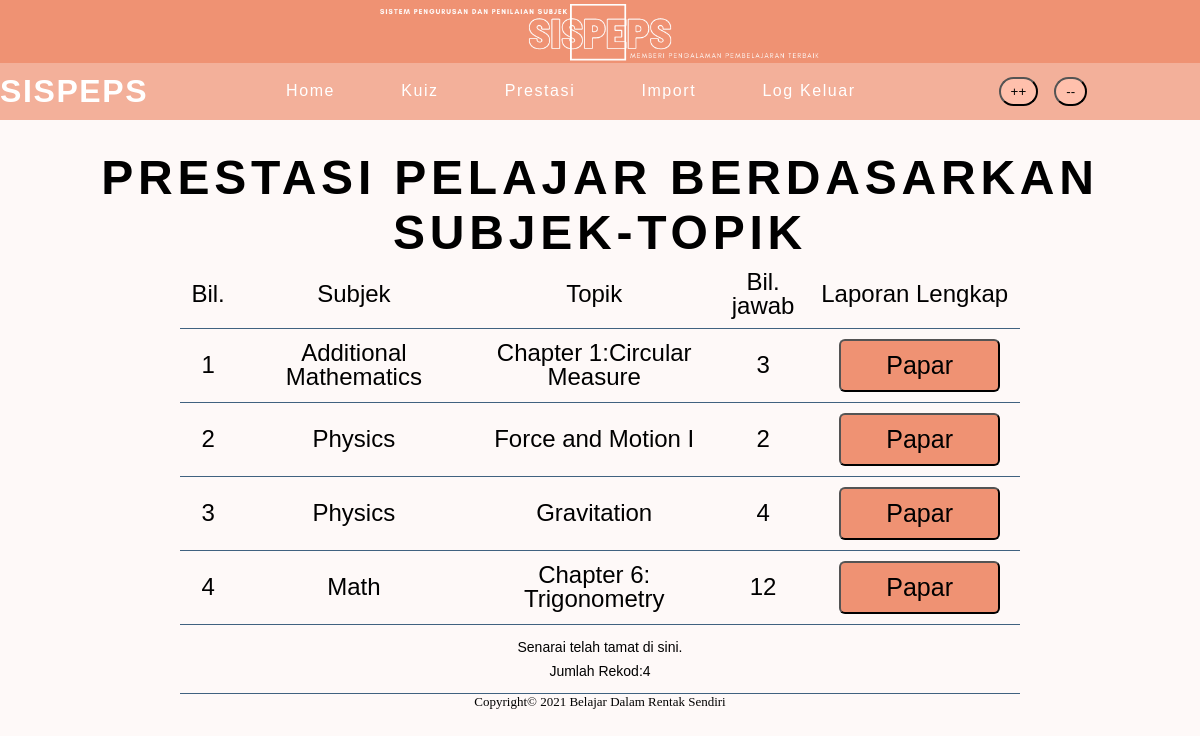
The app's page /prestasi_topik.php (signed in) with its own data.
### tables this page shows
CREATE TABLE `topik` (
  `idtopik` int(11) NOT NULL,
  `topik` varchar(30) NOT NULL,
  `markah` int(11) NOT NULL,
  `idsubjek` int(11) NOT NULL,
  `idpengguna` varchar(12) NOT NULL
);

CREATE TABLE `subjek` (
  `idsubjek` int(11) NOT NULL,
  `subjek` varchar(30) NOT NULL
);

### src/prestasi_topik.php (the view, shortened to what this page needs)
<?php
include 'header.php';
$guru= $_SESSION['idpengguna'];
?>
<html>
    <head><?php include 'menu.php'; ?></head>
    <body>
        <h2 class="title" style="text-align: center;">PRESTASI PELAJAR BERDASARKAN SUBJEK-TOPIK</h2>
        <main>
            <table class="table">
                <tr>
                    <td width="2%">Bil.</td>
                    <td width="24%">Subjek</td>
                    <td width="25%">Topik</td>
                    <td width="7%">Bil. jawab</td>
                    <td width="7%">Laporan Lengkap</td>
                </tr>
                <?php
                 $no=1;
                 $topik=mysqli_query($hubung,"SELECT * FROM topik WHERE idpengguna='$guru'");
                 while ($infoTopik=mysqli_fetch_array($topik)):
                    $subjek=mysqli_query($hubung,"SELECT * FROM subjek WHERE idsubjek='$infoTopik[idsubjek]'");
                    $infoSubjek=mysqli_fetch_array($subjek);
                    $rekod=mysqli_query($hubung,"SELECT idtopik,COUNT(idtopik) AS 'bil' FROM perekodan WHERE idtopik='$infoTopik[idtopik]'");
                    $infoJawab=mysqli_fetch_array($rekod);
                ?>
                <tr>
                    <td><?= $no; ?></td>
                    <td><?= $infoSubjek['subjek']; ?></td>
                    <td><?= $infoTopik['topik']; ?></td>
                    <td><?= $infoJawab['bil']; ?></td>
                    <td><a href="laporan_guru.php?idtopik=<?=$infoTopik['idtopik'];?>"><button class="btn">Papar</button></a></td>
                </tr>
                <?php
                 $no++;
                 endwhile;
                 ?>
                 <tr>
                    <td colspan=5>
                        <p style="font-size:14px;">
                            Senarai telah tamat di sini. <br>
                            Jumlah Rekod:<?= $no-1; ?>
                        </p>
                    </td>
                </tr>
            </table>
        </main>
        <?php include 'footer.php'; ?>
    </body>
</html>

### src/style2.css (style rules this page uses)
* { padding: 0; margin: 0; }
body { background-color: #fef9f8; }
.title { font-size:48px; font-family: 'HelveticaNeue Light', Arial, sans-serif; font-weight: 700; letter-spacing: 0.1em; color: black; margin: 30px 0px 0px 0px; }
.btn { display: block; padding: 10px 45px; background-color: #ef9273; box-sizing: border-box; border-radius: 6px; color: black; text-decoration: none; font-size: 25px; float: right; margin: 0px 10px 0px 10px; transition: background-color .5s, border .5s; font-family: 'HelveticaNeue Light', Arial, sans-serif; }
.table { margin: auto; width: 70%; padding:40px; color:black; line-height: 1.5em; text-align: center; border-collapse: collapse; font-family: Helvetica, Arial, sans-serif; }
.table tr td { padding: 10px; font-size: 24px; border-bottom: #406280 1.5px solid; }

### records on screen
topik: idsubjek.subjek "Additional Mathematics", topik "Chapter 1:Circular Measure", bil "3"
topik: idsubjek.subjek "Physics", topik "Force and Motion I", bil "2"
topik: idsubjek.subjek "Physics", topik "Gravitation", bil "4"
topik: idsubjek.subjek "Math", topik "Chapter 6: Trigonometry", bil "12"

### other values on screen
$no-1 "4"
$footer "Belajar Dalam Rentak Sendiri"
